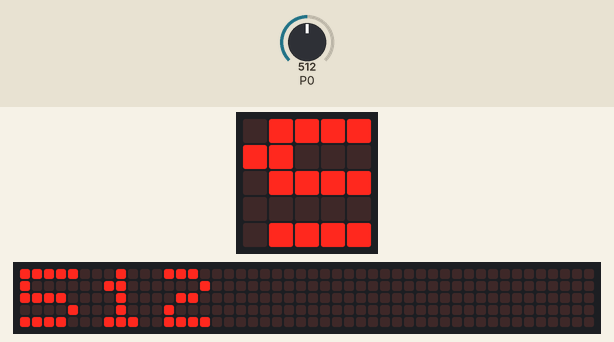
A program run on a simulated BBC micro:bit (MakeCode). Shown: the board's 5×5 LED display, a strip that is not on the board, showing the scrolling text unrolled. Inputs (shaded band) come from the test bench; at power-on: P0 = 512 (analog values on the 0–1023 scale). The 48×5 strip is a reading aid, not a part: it shows the text the display is scrolling, unrolled, one strip-width of it at a time.

Above: at 6.07 s.
6.1 s: P0 set to 491
At 11.7 s:
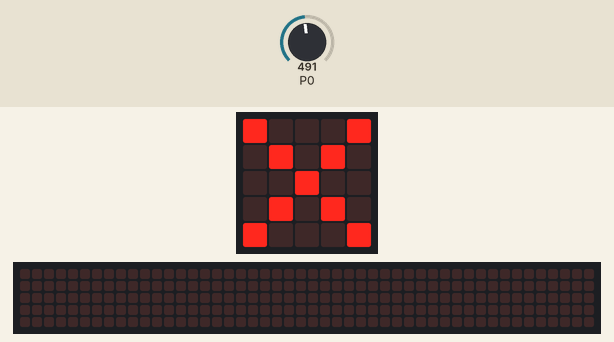
18.7 s: P0 set to 510
At 19.9 s:
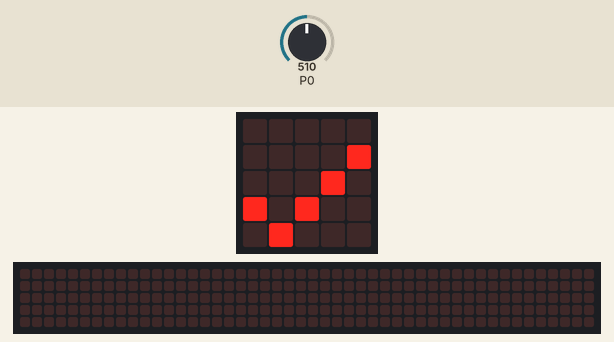
28.9 s: P0 set to 0
At 39.4 s:
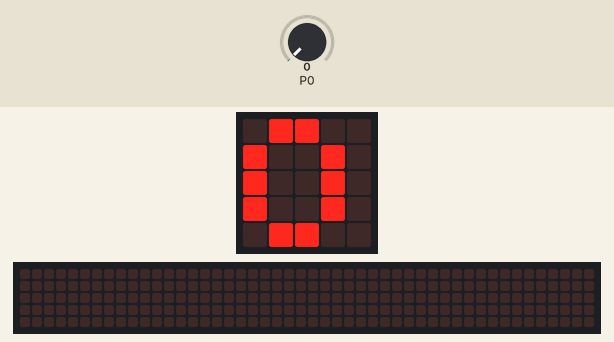

The program:

main.ts
```typescript
let leitura = 0
basic.showIcon(IconNames.Heart)
basic.pause(2000)
basic.clearScreen()
basic.pause(200)
basic.forever(function () {
    leitura = pins.analogReadPin(AnalogPin.P0)
    if (leitura < 500) {
        basic.showIcon(IconNames.No)
        basic.pause(2000)
        basic.showNumber(leitura)
        basic.pause(2000)
    } else {
        basic.showIcon(IconNames.Yes)
        basic.pause(2000)
        basic.showNumber(leitura)
        basic.pause(2000)
    }
})
```

test.ts
```typescript
// testes vão aqui; isto não será compilado quando este pacote for usado como uma extensão.
```

Measured:
- the behaviour switches between 500 and 499 on P0 (found by bisection; images 0 and 1)
- after the input at 6.1 s, the display: first differs from a run without the input after 4.9 s (image 1)
- after the input at 18.7 s, the display: changes after 0.54 s (image 2)
- after the input at 28.9 s, the display: first differs from a run without the input after 6.8 s (image 3 shows a later state)
- what the display in image 1 shows lasts 2.6 s, from 11.0 s to 13.6 s
